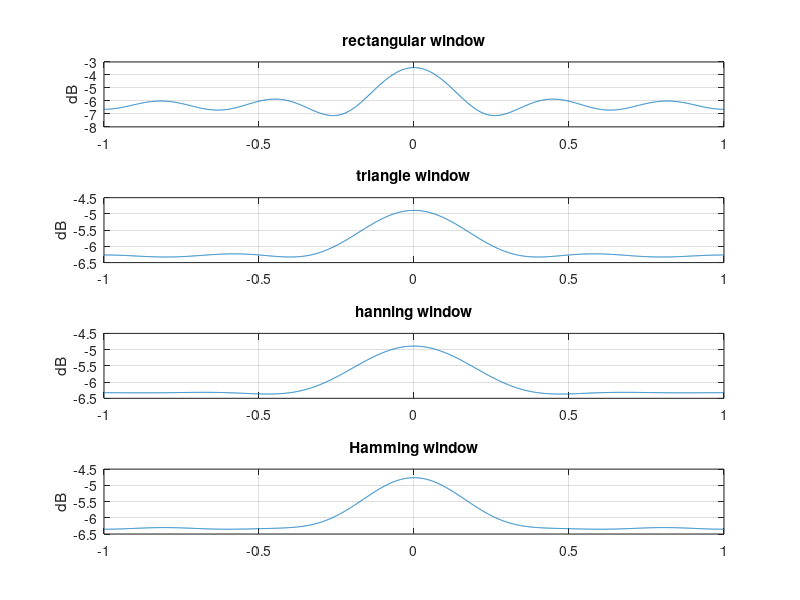
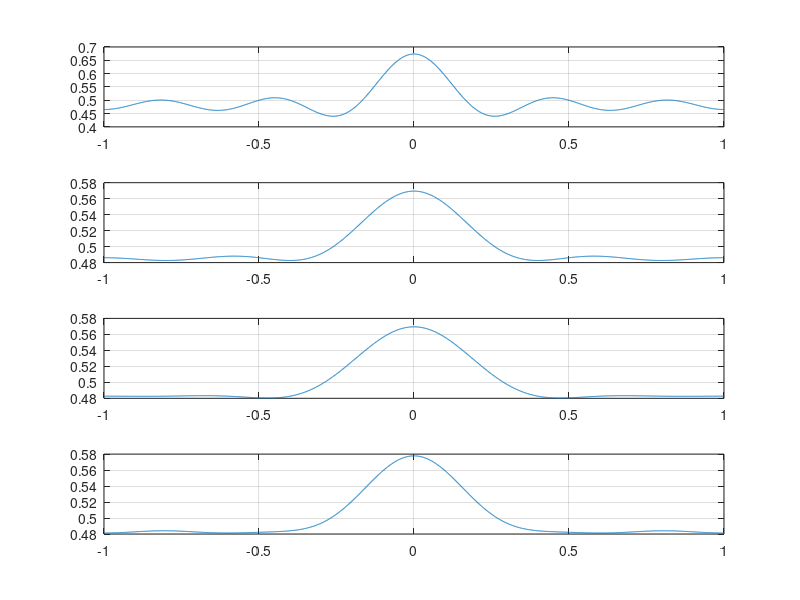

Reproduce these figures in MATLAB, in order.
M=5;

% 1.Rectangular window:Wrec(n)=1  -M<=n<=M
Omegac=0.5*pi;
n=-M:M;

wrec=ones(1,2*M+1);
wtri=1-abs(n)/M;
whan=0.5+0.5*cos(n*pi/M);
wham=0.54+0.46*cos(n*pi/M);

W = linspace(-pi,pi,2048); 

h=(Omegac/pi).*(n==0)+(sin(Omegac*n)/(n*pi)).*(n~=0 & n<=M & n>=-M);
xin=sin(n);


wrec=wrec.*h;
wtri=wtri.*h;
whan=whan.*h;
wham=wham.*h;

b=h;

[hr1,w1]=freqz(wrec,1,W);
[hr2,w2]=freqz(wtri,1,W);
[hr3,w3]=freqz(whan,1,W);
[hr4,w4]=freqz(wham,1,W);

subplot(4,1,1), plot(w1/pi,(20*log10(abs(hr1)))),grid;
title("rectangular window");
ylabel("dB");
subplot(4,1,2), plot(w2/pi,(20*log10(abs(hr2)))),grid;
title("triangle window");
ylabel("dB");
%axis([-1 1 -100 100]);
subplot(4,1,3), plot(w3/pi,(20*log10(abs(hr3)))),grid;
title("hanning window");
ylabel("dB");
%axis([-1 1 -100 100]);
subplot(4,1,4), plot(w4/pi,(20*log10(abs(hr4)))),grid;
title("Hamming window");
ylabel("dB");
%axis([-1 1 -100 100]);   
   
figure;
subplot(4,1,1), plot(w1/pi,abs(hr1)),grid;

subplot(4,1,2), plot(w2/pi,abs(hr2)),grid;
%axis([-1 1 -100 100]);
subplot(4,1,3), plot(w3/pi,abs(hr3)),grid;
%axis([-1 1 -100 100]);
subplot(4,1,4), plot(w4/pi,abs(hr4)),grid;
%axis([-1 1 -100 100]);   
    